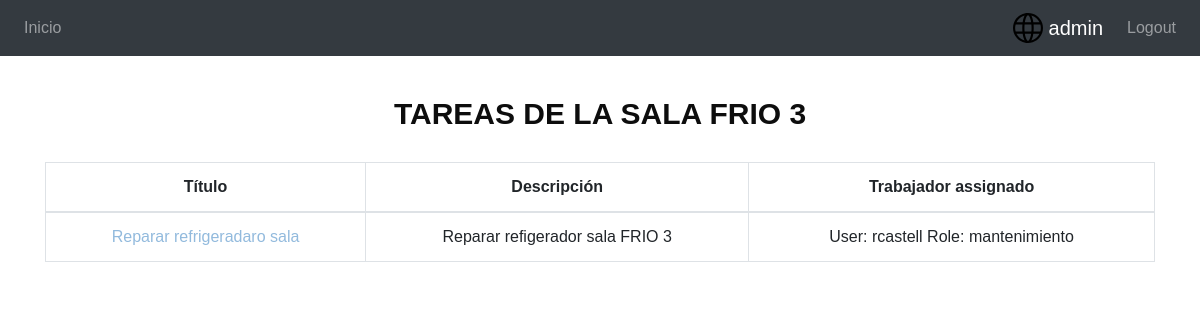
Screenshot of /application/salas/10/tareas (signed in) with the database file from the repository.
### application/models.py (models this page shows, shortened)
class Room (models.Model):
    R_STATUS = (('F', 'Frio'), ('M', 'Mixto'), ('N', 'Normal'))
    nombre = models.CharField(max_length=64)
    room_status = models.CharField(max_length=1, choices=R_STATUS, blank=False, default='N')
    temperatura = models.IntegerField()
    ancho = models.PositiveIntegerField()
    largo = models.PositiveIntegerField()
    espacio_Total = models.PositiveIntegerField()
    disponible = models.BooleanField(default=True)

class Task(models.Model):
    T_STATUS = (('M', 'Manteniment'), ('O', 'Operarios'))
    t_status = models.CharField(max_length=1, choices=T_STATUS, blank=False, default='O')
    TASK_STATUS = (('P', 'Pendiente'), ('R', 'Realizando'), ('F', 'Finalizada'))
    status = models.CharField(max_length=1, choices=TASK_STATUS, blank=False, default='P')
    TYPE_STATUS = (('B', 'Blanco'), ('V', 'Verde'), ('A', 'Azul'))
    tipus = models.CharField(max_length=1, choices=TYPE_STATUS, blank=False, default='V')
    assigned = models.ForeignKey(UserProfile, related_name='assignado', on_delete=models.CASCADE,null=True,blank=True) #Atribut opcional lliure eleccio per cada participant
    sala = models.ForeignKey(Room, related_name='relacionado_con', on_delete=models.CASCADE, null=True, blank=True)
    title = models.CharField(max_length=32)
    description = models.TextField(max_length=256)
    ocultar = models.BooleanField(default=False)

class UserProfile(models.Model):
    user = models.OneToOneField(User, related_name="profile",on_delete=models.CASCADE,default=0)
    ROLE_STATUS =(('admin','admin'),('gestorsala','gestor de sala'),('operario','operario'),('mantenimiento','operario de mantenimiento'),('CEO','CEO'))
    role = models.CharField(max_length=32, choices=ROLE_STATUS, blank=False, default='operario') #Null true and blank true ?¿
    def __str__(self):
        return 'User: %s Role: %s' % (self.user,self.role)

### application/views.py (the view)
# urls.py: path('salas/<int:pk>/tareas', room_tareas, name='room_tareas'),
def room_tareas(request, pk):
    logged_user = request.user
    role_class = UserProfile.objects.filter(user=logged_user)
    if role_class.get().role == 'gestorsala' or role_class.get().role == 'admin' or role_class.get().role == 'CEO' or role_class.get().role == 'mantenimiento' or role_class.get().role == 'operario':
        room = Room.objects.get(pk=pk)
        tareas = Task.objects.filter(sala=room)
        return render(request=request, template_name="details/room_tasks.html", context={'tareas': tareas, 'room': room})
    else:
        raise PermissionDenied

### templates/details/room_tasks.html (shortened to what this page needs)
{% extends 'generic.html' %}
{% block informacio %}
    <div class="container text-center">
        <div style="margin-bottom: 20px ">
            <h2 align="center" style="color: #0d0d0d">TAREAS DE LA SALA {{ room.nombre }}</h2>
        </div>
      <table class="table table-bordered">
        <thead>
        <tr>
          <th scope="col">Título</th>
          <th scope="col">Descripción</th>
          <th scope="col">Trabajador assignado</th>
        </tr>
      </thead>
      <tbody>
        {% for x in tareas %}
        <tr>
            <td><a href="{%  url  'task_detail' x.pk %}"> {{ x.title}} </a>  </td>
            <td>  {{ x.description}}  </td>
            <td> {{ x.assigned }}</td>
        </tr>
      </tbody>
        {% empty %} Esta sala no tiene tareas asignadas!
        {% endfor %}
    </table>
    </div>
{% endblock %}

### templates/generic.html (shortened to what this page needs)
<!DOCTYPE html>
<html lang="en">
<head>
    <link rel="stylesheet" href="https://maxcdn.bootstrapcdn.com/bootstrap/4.3.1/css/bootstrap.min.css">
     {% load static %}
    <link rel="stylesheet" href="{% static '/css/start_page.css' %}">
</head>
<body>
    <div>
        <div>
            {% block content %}
                {% block register %}
                     {% if user.is_authenticated %}
                                {% block nav %}
                                        <nav class="navbar navbar-expand-lg navbar-dark bg-dark">
                                            <div class="collapse navbar-collapse" id="navbarSupportedContent">
                                                <ul class="navbar-nav mr-auto">
                                                        <li class="nav-item">
                                                        <a class=" nav-link" href="{% url 'homepage' %}"> Inicio</a>
                                                        </li>
                                                </ul>
                                                <ul class="navbar-nav margin-right: auto">
                                                       <li class="nav-item active" >
                                                    <a class="navbar-brand" href="#"><img src="{% static '/icon/world-wide-web.svg' %}" width="30" height="30" class="d-inline-block align-top" alt=""> {{ user.username }}</a>
                                                        </li>
                                                        <li class="nav-item">
                                                    <a class=" nav-link" href="{% url 'logout' %}"> Logout</a>
                                                        </li>
                                                </ul>
                                            </div>
                                        </nav>
                                {% endblock %}
                                {% block informacio %}{% endblock %}
                         {% endif %}
                {% endblock %}
            {% endblock %}
         </div>
    </div>
</body>
</html>

### application/static/css/start_page.css (style rules this page uses)
html { background-color: #56baed; }
body { font-family: "Poppins", sans-serif; height: 100vh; }
a { color: #92badd; display:inline-block; text-decoration: none; font-weight: 400; }
h2 { text-align: center; font-size: 30px; font-weight: 600; text-transform: uppercase; display:inline-block; margin: 40px 8px 10px 8px; color: #cccccc; }

### rows the page displays
Room: nombre "FRIO 3"
Task: title "Reparar refrigeradaro sala", description "Reparar refigerador sala FRIO 3", assigned "User: rcastell Role: mantenimiento"

### other values shown
{{ user.username }} "admin"
